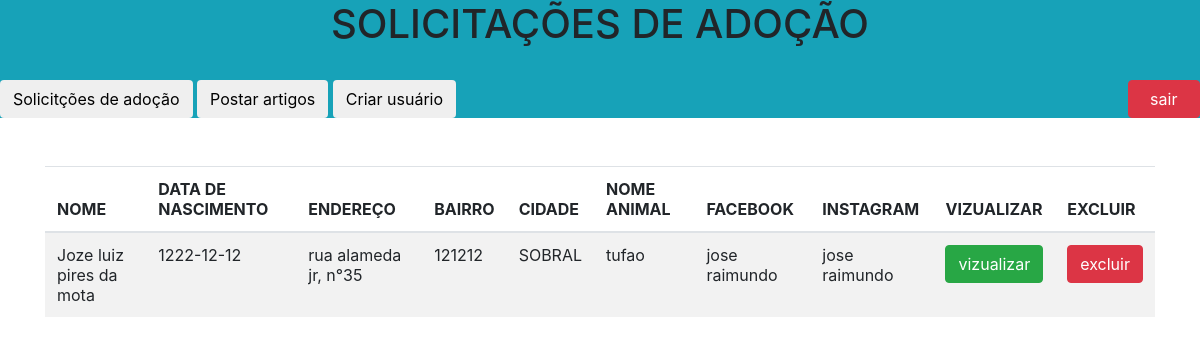
Page /admin/listar.php (signed in) on the committed database.
### tables this page shows
CREATE TABLE `cadastroadocao` (
  `COD_INC` int(9) NOT NULL,
  `NOME` varchar(100) DEFAULT NULL,
  `DT_NASCIMENTO` date DEFAULT NULL,
  `CEP` varchar(100) DEFAULT NULL,
  `ENDERECO` varchar(100) DEFAULT NULL,
  `BAIRRO` varchar(100) DEFAULT NULL,
  `CIDADE` varchar(100) DEFAULT NULL,
  `CELULAR` varchar(100) DEFAULT NULL,
  `EMAIL` varchar(100) DEFAULT NULL,
  `PROFISSAO` varchar(100) DEFAULT NULL,
  `EMPRESA` varchar(100) DEFAULT NULL,
  `FILHOS` varchar(100) DEFAULT NULL,
  `QTD_PESSOAS` int(9) DEFAULT NULL,
  `CTT1` varchar(100) DEFAULT NULL,
  `CTT2` varchar(100) DEFAULT NULL,
  `NOME_ANIMAL` varchar(100) DEFAULT NULL,
  `CIENTE` varchar(20) DEFAULT NULL,
  `FACEBOOK` varchar(100) DEFAULT NULL,
  `INSTAGRAM` varchar(100) DEFAULT NULL
);

### admin/listar.php (the view, shortened to what this page needs)
    <?php
        if($_SESSION['login']=='logado'){
            $conn = new Database();
            $conn = $conn->db_mysql();
            $sql = $conn->prepare(
                "SELECT * FROM cadastroadocao"
                );
            $sql->execute();
            $a=$sql->fetchAll(\PDO::FETCH_ASSOC);
        ?>
<html>
    <head>
        <link rel="stylesheet" href="css/bootstrap.css">
    </head>
    <body>
        <div class='row'>
            <div class='col-md-12 bg-info'>
                <CENTER><h1>SOLICITAÇÕES DE ADOÇÃO</h1><br></CENTER>
                <div class="row">
                    <div class="col-md-11">
                         <input type="button" class='btn btn-ligth' id='listar' onclick="listar()" value="Solicitções de adoção">
                        <input type="button" class='btn btn-ligth' id='post' onclick="artigos()" value="Postar artigos">
                        <input type="button" class='btn btn-ligth' id='criar' onclick="usuarios()" value="Criar usuário">
                    </div>
                    <div class="col-md-1">
                        <input type="button" class='btn btn-danger col-md-12' id='teste' onclick="sair()" value="sair">
                    </div>
                </div>
            </div>
        </div><br><br>
        <div class='container'>
                <table class="table table-striped">
                    <thead>
                        <tr>
                            <th scope="col">NOME</th>
                            <th scope="col">DATA DE NASCIMENTO</th>
                            <th scope="col">ENDEREÇO</th>
                            <th scope="col">BAIRRO</th>
                            <th scope="col">CIDADE</th>
                            <th scope="col">NOME ANIMAL</th>
                            <th scope="col">FACEBOOK</th>
                            <th scope="col">INSTAGRAM</th>
                            <th scope="col">VIZUALIZAR</th>
                            <th scope="col">EXCLUIR</th>
                        </tr>
                    </thead>
                    <tbody>
                        <?php
                            foreach ($a as $value) {
                        ?>
                                <tr>
                                    <td><?=$value['NOME']?></td>
                                    <td><?=$value['DT_NASCIMENTO']?></td>
                                    <td><?=$value['ENDERECO']?></td>
                                    <td><?=$value['BAIRRO']?></td>
                                    <td><?=$value['CIDADE']?></td>
                                    <td><?=$value['NOME_ANIMAL']?></td>
                                    <td><?=$value['FACEBOOK']?></td>
                                    <td><?=$value['INSTAGRAM']?></td>
                                    <td><button class="btn btn-success" onclick="listarSolic(<?=$value['COD_INC']?>)">vizualizar</button></td>
                                    <td><button class="btn btn-danger" onclick="excluirSolic(<?=$value['COD_INC']?>)">excluir</button></td>
                                </tr>
                        <?php
                            }
                        ?>
                </table>
            </div>
    </body>
</html>
<?php
    }else{
        header('Location: login.php');
    }
?>

### rows in the picture
cadastroadocao: NOME "Joze luiz pires da mota", DT_NASCIMENTO "1222-12-12", ENDERECO "rua alameda jr, n°35", BAIRRO "121212", CIDADE "SOBRAL", NOME_ANIMAL "tufao", FACEBOOK "jose raimundo", INSTAGRAM "jose raimundo"
